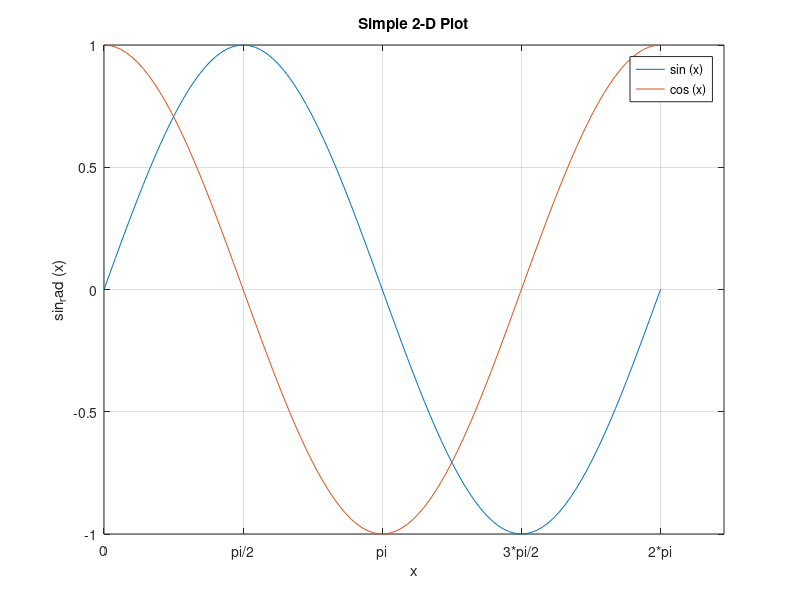
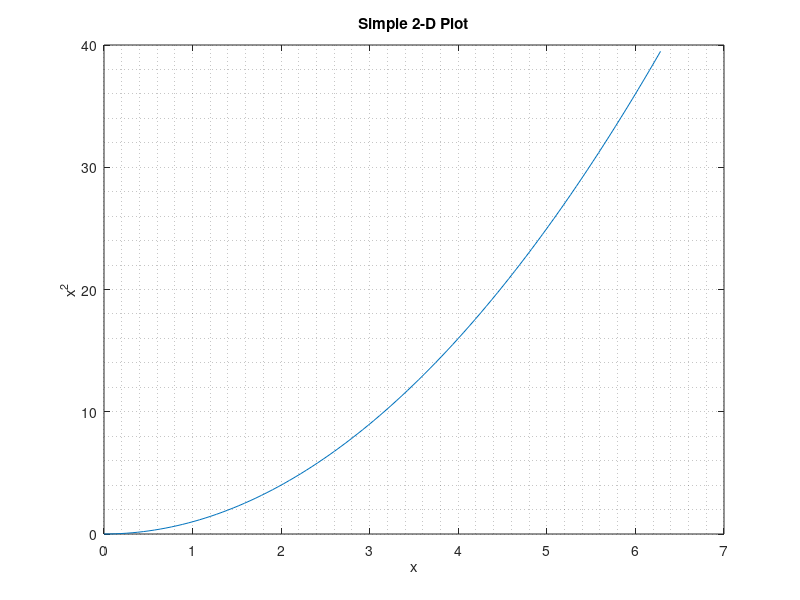

Source code (MATLAB) for these figures, in order:
x = linspace(0, 2*pi);

figure (1);
plot (x, sin (x));
hold on
plot (x, cos (x));
hold off
set(gca,'XTick',0:pi/2:2*pi) 
set(gca,'XTickLabel',{'0','pi/2','pi','3*pi/2','2*pi'})
xlabel ("x");
ylabel ("sin_rad (x)");
title ("Simple 2-D Plot");
legend ("sin (x)", "cos (x)");
grid on;

figure (2);
plot (x, x.^2);
xlabel ("x");
ylabel ("x^2");
title ("Simple 2-D Plot");
grid minor;